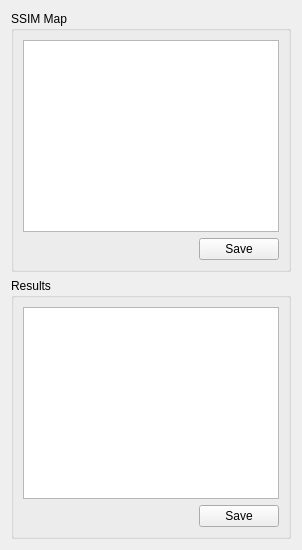
          <widget class="QWidget" name="page_3">
           <layout class="QVBoxLayout" name="verticalLayout">
            <item>
             <widget class="QGroupBox" name="comp_char_ssim_map_container">
              <property name="title">
               <string>SSIM Map</string>
              </property>
              <layout class="QGridLayout" name="gridLayout_10">
               <item row="1" column="1">
                <widget class="QPushButton" name="comp_char_ssim_map_save">
                 <property name="sizePolicy">
                  <sizepolicy hsizetype="Fixed" vsizetype="Fixed">
                   <horstretch>0</horstretch>
                   <verstretch>0</verstretch>
                  </sizepolicy>
                 </property>
                 <property name="text">
                  <string>Save</string>
                 </property>
                </widget>
               </item>
               <item row="1" column="0">
                <spacer name="horizontalSpacer">
                 <property name="orientation">
                  <enum>Qt::Horizontal</enum>
                 </property>
                 <property name="sizeType">
                  <enum>QSizePolicy::Preferred</enum>
                 </property>
                 <property name="sizeHint" stdset="0">
                  <size>
                   <width>150</width>
                   <height>20</height>
                  </size>
                 </property>
                </spacer>
               </item>
               <item row="0" column="0" colspan="2">
                <widget class="previewGraphicsView" name="comp_char_ssim_map"/>
               </item>
              </layout>
             </widget>
            </item>
            <item>
             <widget class="QGroupBox" name="groupBox_9">
              <property name="title">
               <string>Results</string>
              </property>
              <layout class="QGridLayout" name="gridLayout_11">
               <item row="1" column="1">
                <widget class="QPushButton" name="comp_char_results_table_save">
                 <property name="sizePolicy">
                  <sizepolicy hsizetype="Fixed" vsizetype="Fixed">
                   <horstretch>0</horstretch>
                   <verstretch>0</verstretch>
                  </sizepolicy>
                 </property>
                 <property name="text">
                  <string>Save</string>
                 </property>
                </widget>
               </item>
               <item row="1" column="0">
                <spacer name="horizontalSpacer_2">
                 <property name="orientation">
                  <enum>Qt::Horizontal</enum>
                 </property>
                 <property name="sizeType">
                  <enum>QSizePolicy::Preferred</enum>
                 </property>
                 <property name="sizeHint" stdset="0">
                  <size>
                   <width>40</width>
                   <height>20</height>
                  </size>
                 </property>
                </spacer>
               </item>
               <item row="0" column="0" colspan="2">
                <widget class="QTableView" name="comp_char_results_table">
                 <attribute name="horizontalHeaderStretchLastSection">
                  <bool>true</bool>
                 </attribute>
                </widget>
               </item>
              </layout>
             </widget>
            </item>
           </layout>
          </widget>
